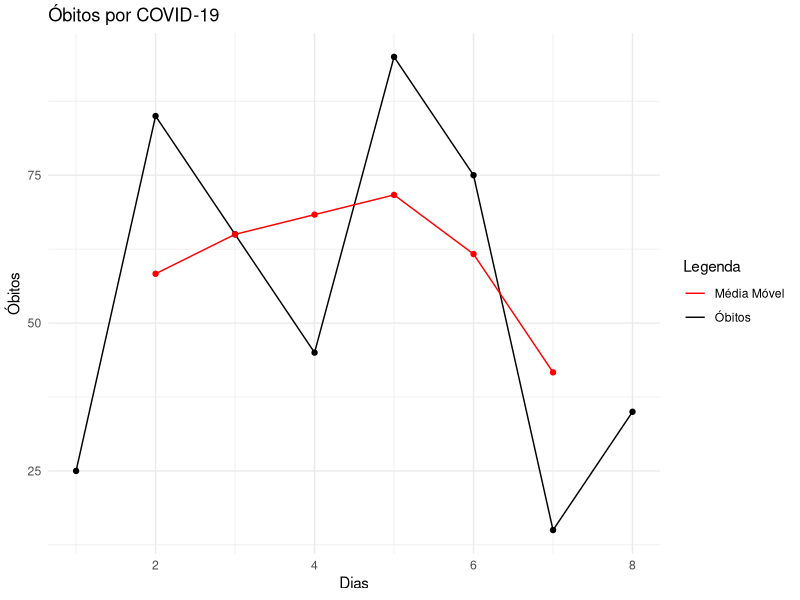
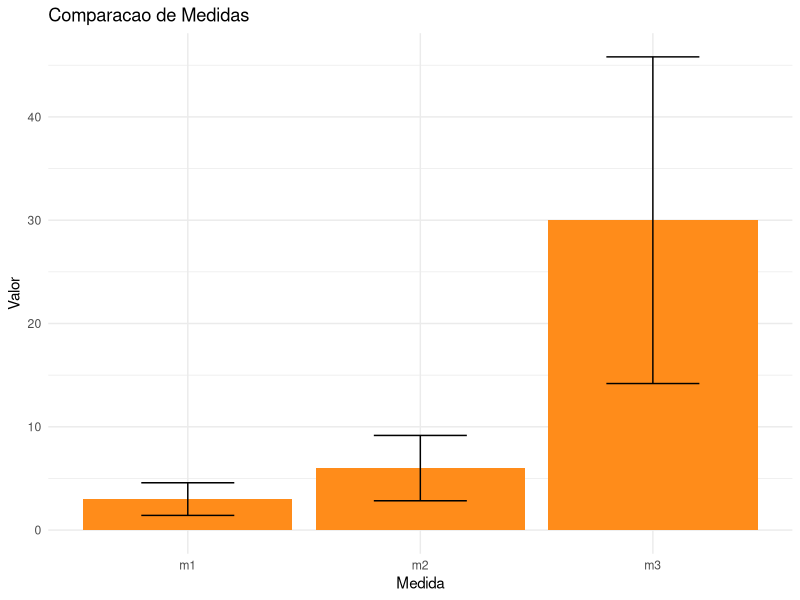
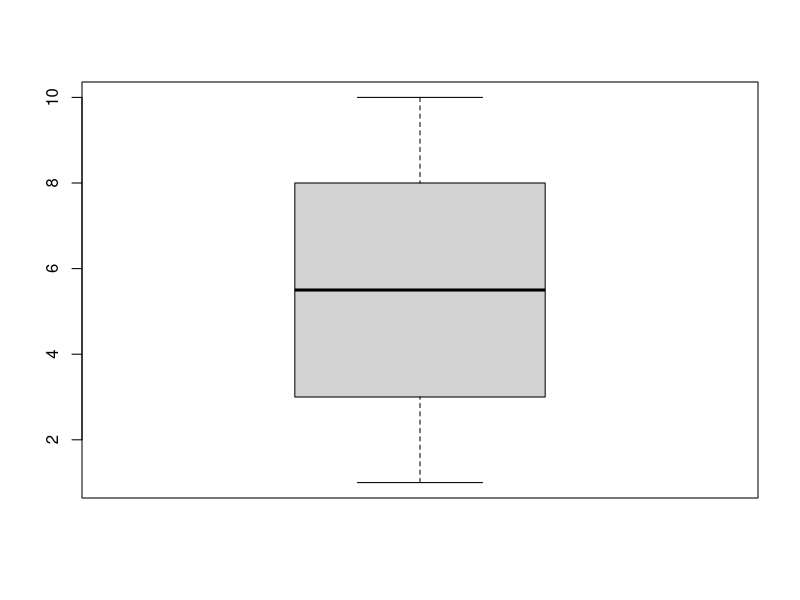

These figures' R source, in order:
## ---- chunk 1
peso_recem_nascidos <- c(2.5, 3.75, 2.25, 3.45, 3.75)
peso_recem_nascidos
## ---- chunk 2
mean(peso_recem_nascidos)

## ---- chunk 3
#Vetor do conjunto de dados
notas <- c(80, 85, 95)

#Vetor dos pesos 
pesos <- c(6, 3, 1)

#Calculo da média
media_ponderada <- weighted.mean(notas, pesos)

#Resultado 
media_ponderada

## ---- chunk 4
qtd_albumina <- c(5.1, 5, 5.2, 4.5, 4.8, 4.9, 5, 5.2, 5.4, 5.1, 4.9, 5, 4.9, 5.1, 5.3, 5.1, 5.1, 5.3, 4.7, 5.3, 4.7, 5.4, 5, 5.5, 5)

sort(qtd_albumina) #ordena os dados
range(qtd_albumina) #descobre o menor e o maior número

amp_total <- ceiling(max(qtd_albumina)-min(qtd_albumina))
amp_total

k <- nclass.FD(qtd_albumina)

length(qtd_albumina)
k <- ceiling((sqrt(length(qtd_albumina))))

c <- amp_total / (k-1)

infclass <- min(qtd_albumina)

supclass <- infclass + (k*c)


brk <- seq(infclass,supclass,c)

tabela_freq_albumina_t <- table(cut(qtd_albumina,breaks = brk, right = FALSE))

tabela_freq_albumina <- prop.table(tabela_freq_albumina_t)
## ---- chunk 5
library(knitr)
library(kableExtra)


tabela_formatada <- data.frame(FrequenciaAbsoluta = as.vector(tabela_freq_albumina_t),
                               FrequenciaRelativa = as.vector(tabela_freq_albumina))
tabela_formatada <- cbind(Intervalo = names(tabela_freq_albumina_t), tabela_formatada)
kable(tabela_formatada, align = "c") %>%
  kable_classic(full_width = F, html_font = "Cambria") %>%
  kable_styling(bootstrap_options = "condensed") %>%
  kable_styling(bootstrap_options = "condensed")
## ---- chunk 6
#Descobrindo a média para dados agrupados
xi <- (brk[-1] + brk[-length(brk)]) / 2
xi

media_agrupada <- sum(xi * tabela_freq_albumina) /
  sum(tabela_freq_albumina)

media_agrupada
## ---- chunk 7
media_agrupada_1 <- weighted.mean(xi, tabela_freq_albumina)
media_agrupada_1

## ---- chunk 8
library(tidyverse)
library(dplyr)

semanas <- c(1, 2, 3, 4, 5)
infectados <- c(3, 9, 27, 81, 243)

tabela <- tibble(Semanas = semanas, "n° de infectados" = infectados)

library(kableExtra)
library(knitr)
kable(tabela) %>%
  kable_classic(full_width = F, html_font = "Cambria") %>%
  kable_styling(bootstrap_options = "condensed") %>%
  row_spec(0, bold = TRUE) %>%
  row_spec(1:nrow(tabela), align = "c")
## ---- chunk 9
n_infectados <- c(3, 9, 27, 81, 243)

#Calculando a média Geométrica
media_geom <- prod(n_infectados)^(1/length(n_infectados))

media_geom
## ---- chunk 10
library(tidyverse)
library(dplyr)

dias <- c(1, 2, 3, 4, 5, 6, 7, 8)
mortos <- c(25, 85, 65, 45, 95, 75, 15, 35)

tabela_MM <- tibble(Dias = dias, "óbitos" = mortos)

library(kableExtra)
library(knitr)
kable(tabela_MM) %>%
  kable_classic(full_width = F, html_font = "Cambria") %>%
  kable_styling(bootstrap_options = "condensed") %>%
  row_spec(0, bold = TRUE) %>%
  row_spec(1:nrow(tabela_MM), align = "c")

  
  

## ---- chunk 11
library(tidyverse)
library(zoo)

#criando o vetor de dados
mortos <- c(25, 85, 65, 45, 95, 75, 15, 35)

#calculando a média móvel

media_m <- rollmean(mortos, k = 3, fill = NA)
media_m
## ---- chunk 12
library(ggplot2)

#Criando ua variável para as observações com valores de 1 até o comprimento máximo

observacoes <- 1: length(mortos)

#Criando um dataframe

df <- data.frame(observacoes = 1:length(mortos), mortos, media_m)

# Plotando o gráfico
ggplot(df, aes(x = observacoes)) +
  geom_line(aes(y = mortos, color = "Óbitos")) +
  geom_line(aes(y = media_m, color = "Média Móvel")) +
  geom_point(aes(y = mortos), color = "black") +
  geom_point(aes(y = media_m), color = "red") +
  labs(title = "Óbitos por COVID-19", x = "Dias", y = "Óbitos", color = "Legenda") +
  scale_color_manual(values = c("red", "black")) +
  theme_minimal()

## ---- chunk 13
library(kableExtra)
library(knitr)

ano <- c(1, 2, 3, 4, 5, 6, 7, 8, 9, 10, 11)
n <- c(100, 100, 12, 10, 100, 100, 100, 100, 100, 100, 100)

tabela_lontras <- tabela_MM <- tibble(Ano = ano, n = n)

tabela_lontras %>%
  kbl() %>%
  kable_classic(full_width = F, html_font = "Cambria") %>%
  row_spec(0, bold = TRUE) %>%
  row_spec(1:nrow(tabela_lontras), align = "c")



## ---- chunk 14
n <- c(100, 100, 12, 10, 100, 100, 100, 100, 100, 100, 100)

reciproco <- 1 / n

#calculando a média harmônica

media_harm <- length(n) / sum(reciproco)

media_harm
## ---- chunk 15

mediana_a <- c(2, 2, 4, 5, 6, 7, 8)
mediana_b <- c(3, 3, 4, 5, 7, 8, 9, 9)
## ---- chunk 16
median(mediana_a)
median(mediana_b)


## ---- chunk 17
freq_abs_acumulada <- cumsum(tabela_freq_albumina_t)
freq_abs_acumulada
## ---- chunk 18
library(knitr)
library(kableExtra)


tabela_formatada <- data.frame("Frequencia Absoluta" = as.vector(tabela_freq_albumina_t),
                               "Frequencia Relativa" = as.vector(tabela_freq_albumina), "Frequencia Abs Baixo" = as.vector(freq_abs_acumulada))
tabela_formatada <- cbind(Intervalo = names(tabela_freq_albumina_t), tabela_formatada)
kable(tabela_formatada, align = "c") %>%
  kable_classic(full_width = F, html_font = "Cambria") %>%
  kable_styling(bootstrap_options = "condensed") %>%
  kable_styling(bootstrap_options = "condensed")

## ---- chunk 19
# Retomadno a tabela de frequéncias do exemplo
tabela_freq_albumina_t <- table(cut(qtd_albumina, breaks = brk, right = FALSE))

# identificando o intervalo que contém a mediana
intervalo_mediana <- which.max(tabela_freq_albumina_t)
intervalo_mediana

## ---- chunk 20
# Encontrando o limite inferior do intervalo que contém a mediana (LiRmd)
liRmd <- as.numeric(names(tabela_freq_albumina_t)[intervalo_mediana])
liRmd
## ---- chunk 21
# Encontrando a amplitude dos intervalos de classe (h)
h <- c[1]
h
## ---- chunk 22
# Encontrando o tamanho da amostra (n)
n <- sum(tabela_freq_albumina_t)
n

## ---- chunk 23
# Encontrando a frequência absoluta acumulada para baixo no intervalo anterior que contém a mediana (Fant)
fant <- sum(tabela_freq_albumina_t[1:(intervalo_mediana-1)])
fant
## ---- chunk 24
# Encontrando a frequência absoluta simples no intervalo que contém a mediana (Fmd)
fmd <- tabela_freq_albumina_t[intervalo_mediana]
fmd
## ---- chunk 25
mediana <- 5 + h * ((n/2 - fant)/fmd)
mediana
## ---- chunk 26
moda_a <- c(3, 4, 4, 5, 5, 5, 6, 7, 8)
table(moda_a)
## ---- chunk 27
moda_calculo <- subset(table(moda_a), table(moda_a) == max (table(moda_a)))
moda_calculo
## ---- chunk 28
#Retomadno a tabela de frequéncias do exemplo
tabela_freq_albumina_t <- table(cut(qtd_albumina, breaks = brk, right = FALSE))
## ---- chunk 29
#Encontrando o indice da classe da modal
indice_moda <- which.max(tabela_freq_albumina_t)
indice_moda

## ---- chunk 30
#Encontrando a frequência modal
frequencia_modal <- tabela_freq_albumina_t[indice_moda]
frequencia_modal
## ---- chunk 31
frequencia_anterior <- tabela_freq_albumina_t[indice_moda - 1]
frequencia_anterior
## ---- chunk 32
frequencia_seguinte <- tabela_freq_albumina_t[indice_moda + 1]
frequencia_seguinte
## ---- chunk 33
amplitude_modal <- c[1]
amplitude_modal

## ---- chunk 34
delta1 <- frequencia_modal - frequencia_anterior
delta1
## ---- chunk 35
delta2 <- frequencia_modal - frequencia_seguinte
delta2

## ---- chunk 36
moda_agrupada <- brk[indice_moda] + (delta1 / (delta1 + delta2)) * amplitude_modal
moda_agrupada
## ---- chunk 37
dados_coluna_1 <- c(185, 185, 185)
dados_coluna_2 <- c(182, 184, 189)
dados_coluna_3 <- c(172, 180, 199)

amplitude_exemplo <- data.frame(
  altura_cm_A = dados_coluna_1,
  altura_cm_B = dados_coluna_2,
  altura_cm_C = dados_coluna_3
)

## ---- chunk 38
library(kableExtra)
library(knitr)

kable(amplitude_exemplo) %>%
  kable_classic(full_width = F, html_font = "Cambria") %>%
  kable_styling(bootstrap_options = "condensed") %>%
  kable_styling(bootstrap_options = "condensed")


## ---- chunk 39
amplitude_total_B <- max(amplitude_exemplo$altura_cm_B) - min(amplitude_exemplo$altura_cm_B)

amplitude_total_B
## ---- chunk 40
varianca_coluna_B <- var(amplitude_exemplo$altura_cm_B)

varianca_coluna_B
## ---- chunk 41
qtd_albumina <- c(5.1, 5, 5.2, 4.5, 4.8, 4.9, 5, 5.2, 5.4, 5.1, 4.9, 5, 4.9, 5.1, 5.3, 5.1, 5.1, 5.3, 4.7, 5.3, 4.7, 5.4, 5, 5.5, 5)

sort(qtd_albumina) #ordena os dados
range(qtd_albumina) #descobre o menor e o maior número

amp_total <- ceiling(max(qtd_albumina)-min(qtd_albumina))


k <- nclass.FD(qtd_albumina)

length(qtd_albumina)
k <- ceiling((sqrt(length(qtd_albumina))))

c <- amp_total / (k-1)

infclass <- min(qtd_albumina)

supclass <- infclass + (k*c)


brk <- seq(infclass,supclass,c)

tabela_freq_albumina_t <- table(cut(qtd_albumina,breaks = brk, right = FALSE))

tabela_freq_albumina <- prop.table(tabela_freq_albumina_t)
## ---- chunk 42
ponto_medio_classes <- (brk[-1] + brk[-length(brk)]) / 2
ponto_medio_classes
## ---- chunk 43
library(knitr)
library(kableExtra)


tabela_formatada <- data.frame(FrequenciaAbsoluta = as.vector(tabela_freq_albumina_t),
                               FrequenciaRelativa = as.vector(tabela_freq_albumina),
                               xi = as.vector(ponto_medio_classes))
tabela_formatada <- cbind(Intervalo = names(tabela_freq_albumina_t), tabela_formatada)
kable(tabela_formatada, align = "c") %>%
  kable_classic(full_width = F, html_font = "Cambria") %>%
  kable_styling(bootstrap_options = "condensed") %>%
  kable_styling(bootstrap_options = "condensed")
## ---- chunk 44
soma_fixi <- sum(tabela_freq_albumina_t * ponto_medio_classes)
soma_fixi

## ---- chunk 45
fixi_quadrado <- sum((tabela_freq_albumina_t * (ponto_medio_classes)^2))
fixi_quadrado
## ---- chunk 46
soma_fi <- sum(tabela_freq_albumina_t)
soma_fi
## ---- chunk 47
variancia_classes <- (sum(fixi_quadrado - ((soma_fixi)^2 / soma_fi)) / 
                        (soma_fi - 1))
variancia_classes
## ---- chunk 48
sd_exemplo <- c(20, 30, 40, 50, 60, 70, 80)

desvio_padrao <- sd(sd_exemplo)

desvio_padrao
## ---- chunk 49
sd_classes <- sqrt(variancia_classes)

sd_classes
## ---- chunk 50
cv_exemplo <- c(20, 30, 40, 50, 60, 70, 80)

media_cv <- mean(cv_exemplo)
media_cv

desvio_padrao_cv <- sd(cv_exemplo)
desvio_padrao_cv

coef_variacao <- (desvio_padrao_cv / media_cv) * 100

coef_variacao
## ---- chunk 51
ep_exemplo <- c(20, 30, 40, 50, 60, 70, 80)

tamanho_amostra_ep <- length(ep_exemplo)
tamanho_amostra_ep

media_ep <- mean(ep_exemplo)
media_ep

desvio_padrao_ep <- sd(ep_exemplo)
desvio_padrao_ep

erro_padrao_media <- desvio_padrao_ep / sqrt(tamanho_amostra_ep)
erro_padrao_media
## ---- chunk 52
# Carregando a biblioteca ggplot2
library(ggplot2)

# Criando os dados
media1 <- c(1,2,3,4,5)
media2 <- c(2,4,6,8,10)
media3 <- c(10,20,30,40,50)

# Calculando a média
m1 <- mean(media1)
m2 <- mean(media2)
m3 <- mean(media3)

# Calculando o Desvio Padrão
sm1 <- sd(media1)
sm2 <- sd(media2)
sm3 <- sd(media3)

#Criando o Data.Frame
data_medidas <- data.frame(Medida = c("m1", "m2", "m3"),
                           Valor = c(m1, m2, m3),
                           Sd = c(sm1, sm2, sm3))

# Criando o gráfico de barras com linhas de erro

plot_ep_s <- ggplot(data_medidas, 
                    aes(x = Medida, y = Valor)) +
  geom_bar(stat = "identity", fill = "#ff8c1a") +
  geom_errorbar(aes(ymin = Valor - Sd, 
                    ymax = Valor + Sd), 
                width = 0.4) +
  labs(y = "Valor", title = "Comparacao de Medidas") +
  theme_minimal()

plot_ep_s

## ---- chunk 53
#Criando o conjunto de dados

exemplo_boxplot <- c(1, 2, 3, 4, 5, 6, 7, 8, 9, 10)

# Criando o boxplot
boxplot(exemplo_boxplot)
